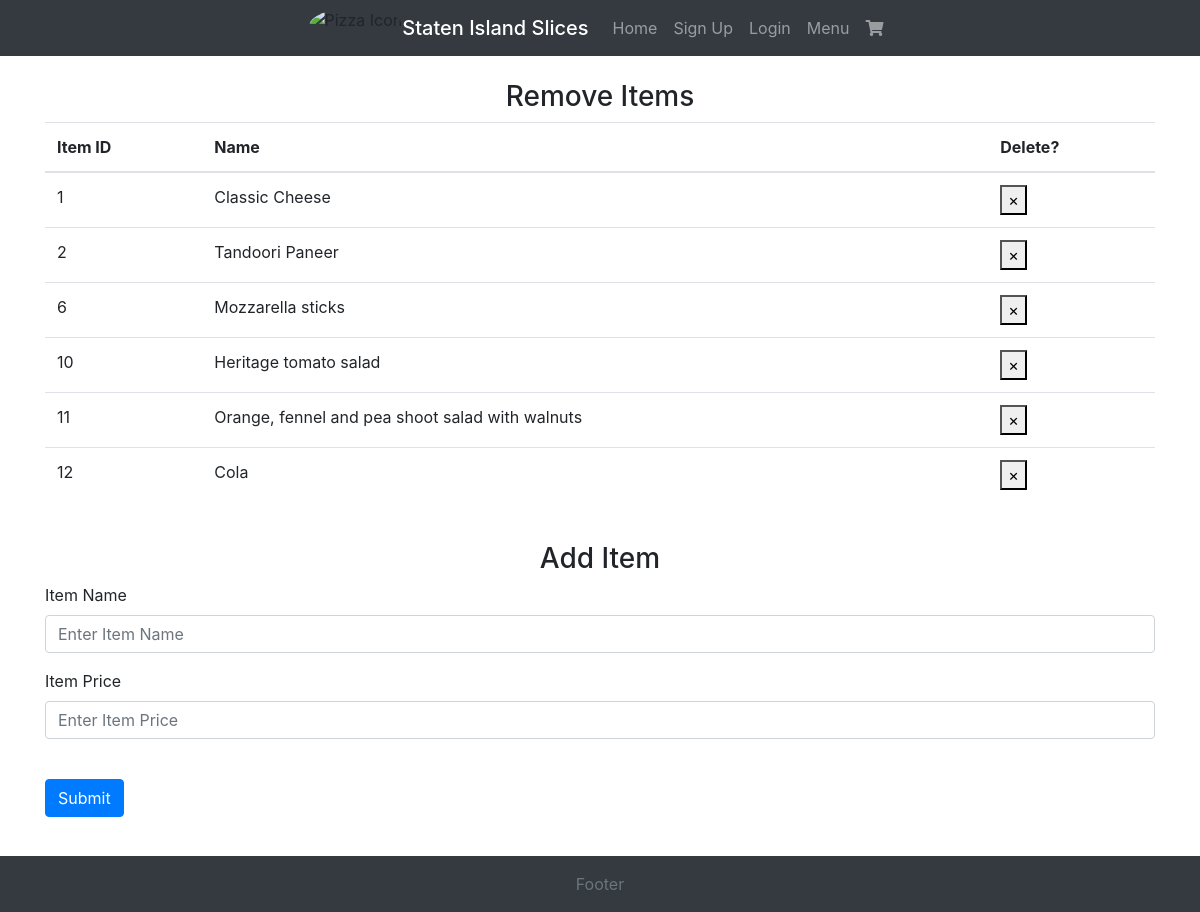
The page /admin on the database its author committed.
### Website/models.py (models this page shows, shortened)
class Item(db.Model):
    id = db.Column(db.Integer, primary_key=True)
    name = db.Column(db.String(255))
    price = db.Column(db.Float)
    calories = db.Column(db.Integer)

### Website/auth.py (the view, shortened to what this page needs)
@auth.route("/admin", methods=["GET", "POST"])
def admin():
    curr_items = Item.query.with_entities(Item.id, Item.name, Item.price).all()
    return render_template("admin.html", items=curr_items, user=current_user)

### Website/templates/admin.html (shortened to what this page needs)
{% extends "base.html" %} {%block title%} Admin View{% endblock %} {% block
  content %}
  <head>
  </head>
  <br>
  <h3 align="center">Remove Items</h3>
  <table class="table">
    <thead>
      <tr>
        <th>Item ID</th>
        <th>Name</th>
        <th>Delete?</th>
      </tr>
    </thead>
    <tbody>
      {% for item in items %}
      <tr>
        <td>{{ item.id }}</td>
        <td>{{ item.name }}</td>
        <td>
            <form action= '/admin_delete_item/{{ item.id }}' method="POST">
                <button>&times;</button>
            </form>
        </td>
      </tr>
      {% endfor %}
    </tbody>
  </table>
  <br>
  <form method="POST">
    <h3 align="center">Add Item</h3>
    <div class="form-group">
      <label for="itemName">Item Name</label>
      <input
        type="text"
        class="form-control"
        id="itemName"
        name="itemName"
        placeholder="Enter Item Name"
      />
    </div>
    <div class="form-group">
      <label for="itemPrice">Item Price</label>
      <input
        type="text"
        class="form-control"
        id="itemPrice"
        name="itemPrice"
        placeholder="Enter Item Price"
      />
    </div>
    <br />
    <button type="submit" class="btn btn-primary">Submit</button>
  </form>
  {% endblock %}

### Website/templates/base.html (style rules this page uses)
html, body { height: 100%; margin: 0; padding: 0; }

### rows shown on the page
Item: id "1", name "Classic Cheese"
Item: id "2", name "Tandoori Paneer"
Item: id "6", name "Mozzarella sticks"
Item: id "10", name "Heritage tomato salad"
Item: id "11", name "Orange, fennel and pea shoot salad with walnuts"
Item: id "12", name "Cola"
